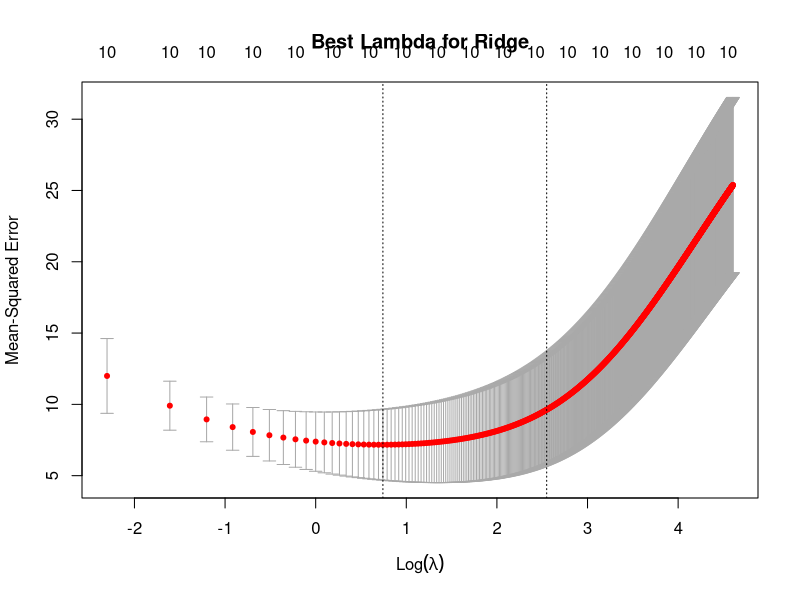
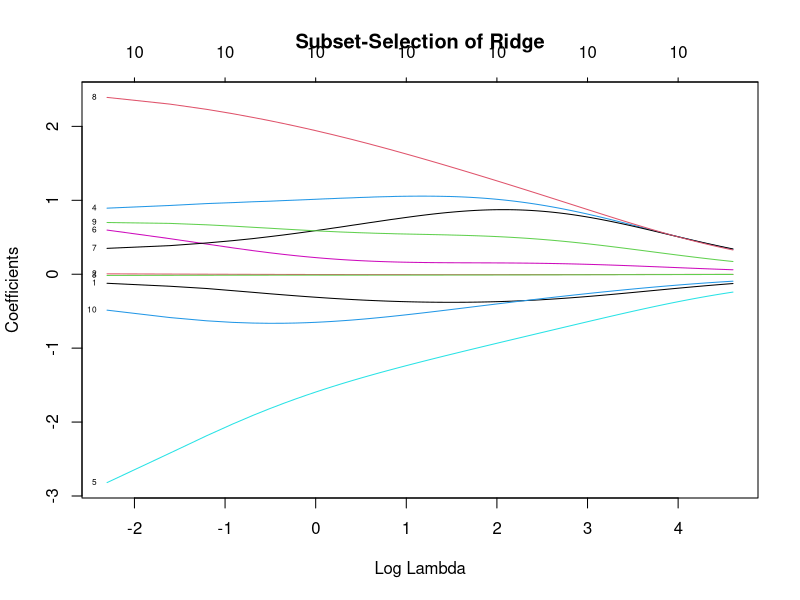
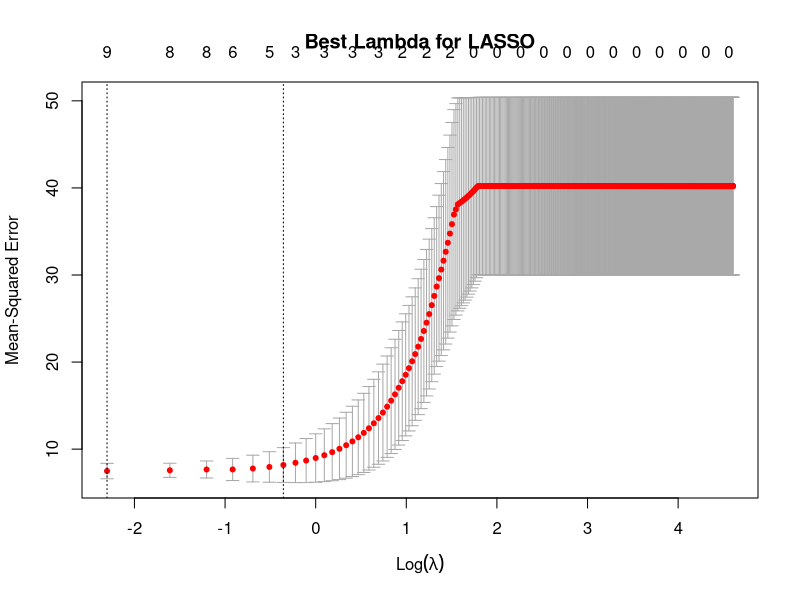
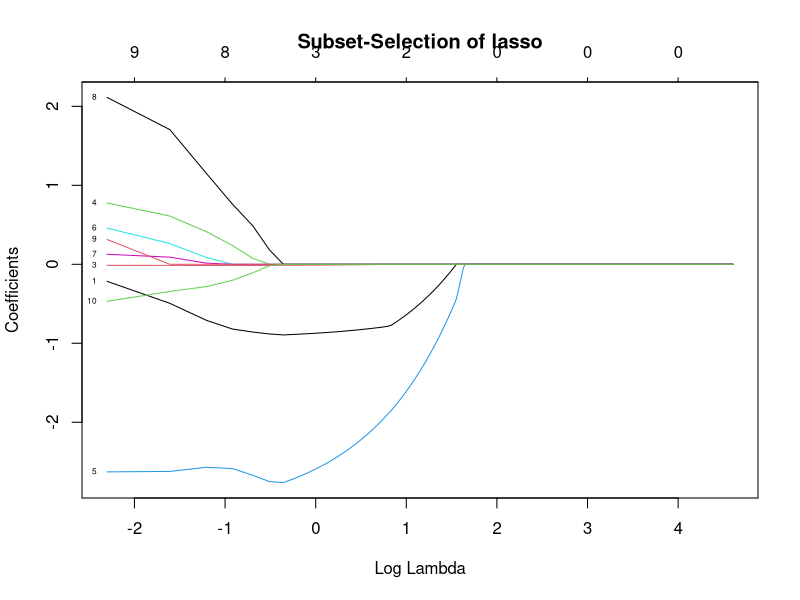

Write R code to recreate these figures, in order.
## ---- chunk 1
library(tidyverse)
# glmnet for the conducting ridge and lasso
library(glmnet)
library(readxl)

cars <- mtcars
## ---- chunk 2
# setting seed
set.seed(42)

# splitting the sample into parameters matrix and the target variable
x <- model.matrix(mpg~., data= cars)[,-1]
y <- cars$mpg
## ---- chunk 3
lambdas <- seq(0.1, 100, by = 0.1)
ridge.mod <- glmnet(x, y, alpha = 0, lambda = 1)
## ---- chunk 4
coef(ridge.mod)
## ---- chunk 5
ridge.cv <- cv.glmnet(x, y, type.measure = "mse", nfolds = 3, lambda = lambdas, alpha = 0)
ridge.cv
## ---- chunk 6
plot(ridge.cv, main="Best Lambda for Ridge")
## ---- chunk 7
plot(ridge.cv$glmnet.fit, xvar="lambda",label = T, main="Subset-Selection of Ridge")
## ---- chunk 8
lambdas <- seq(0.1, 100, by = 0.1)
lasso.cv <- cv.glmnet(x, y, type.measure = "mse", nfolds = 3, lambda = lambdas, alpha = 1)
plot(lasso.cv, main = "Best Lambda for LASSO")
## ---- chunk 9
plot(lasso.cv$glmnet.fit, xvar="lambda",label = T, main="Subset-Selection of lasso")
## ---- chunk 10
print(paste0("MSE of Ridge: ", min(ridge.cv$cvm), "  MSE of LASSO: ", min(lasso.cv$cvm)))
